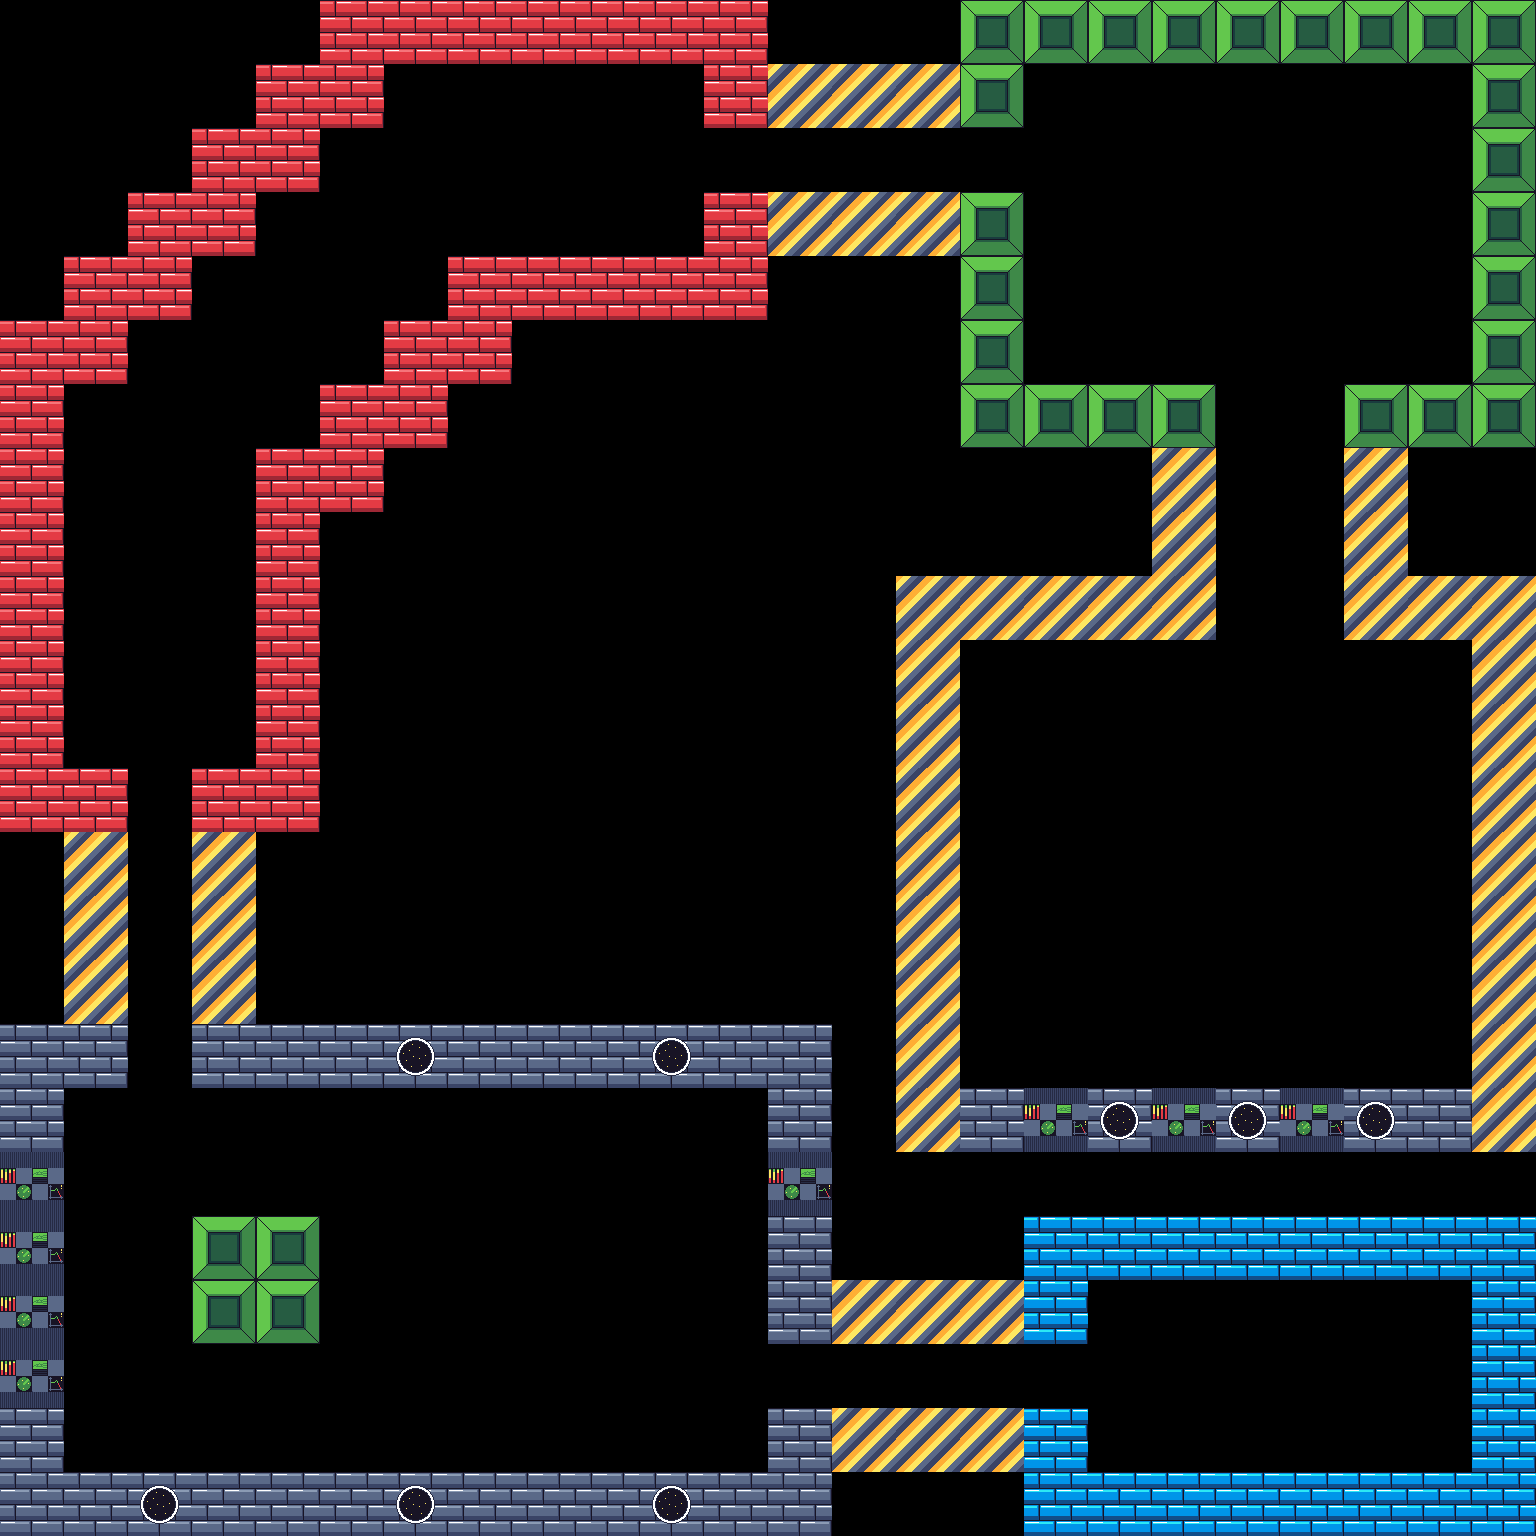

Tiled map render using the project's own tile images. Description and the whole map definition, tile-layer contents included, below:
An orthogonal 24x24 tile map with 64x64 px tiles, 1 tile layer (Tile Layer 1) and 13 objects (7x enemy, 2x ammo, 2x health, player, boss).

<map version="1.4" tiledversion="1.4.3" orientation="orthogonal" renderorder="right-down" width="24" height="24" tilewidth="64" tileheight="64" infinite="0" nextlayerid="3" nextobjectid="19">
 <tileset firstgid="1" name="walls" tilewidth="64" tileheight="64" tilecount="7" columns="7">
  <image source="../sprites/walls.png" width="448" height="64" />
 </tileset>
 <layer id="1" name="Tile Layer 1" width="24" height="24">
  <data encoding="csv">
0,0,0,0,0,3,3,3,3,3,3,3,0,0,0,5,5,5,5,5,5,5,5,5,
0,0,0,0,3,3,0,0,0,0,0,3,2,2,2,5,0,0,0,0,0,0,0,5,
0,0,0,3,3,0,0,0,0,0,0,0,0,0,0,0,0,0,0,0,0,0,0,5,
0,0,3,3,0,0,0,0,0,0,0,3,2,2,2,5,0,0,0,0,0,0,0,5,
0,3,3,0,0,0,0,3,3,3,3,3,0,0,0,5,0,0,0,0,0,0,0,5,
3,3,0,0,0,0,3,3,0,0,0,0,0,0,0,5,0,0,0,0,0,0,0,5,
3,0,0,0,0,3,3,0,0,0,0,0,0,0,0,5,5,5,5,0,0,5,5,5,
3,0,0,0,3,3,0,0,0,0,0,0,0,0,0,0,0,0,2,0,0,2,0,0,
3,0,0,0,3,0,0,0,0,0,0,0,0,0,0,0,0,0,2,0,0,2,0,0,
3,0,0,0,3,0,0,0,0,0,0,0,0,0,2,2,2,2,2,0,0,2,2,2,
3,0,0,0,3,0,0,0,0,0,0,0,0,0,2,0,0,0,0,0,0,0,0,2,
3,0,0,0,3,0,0,0,0,0,0,0,0,0,2,0,0,0,0,0,0,0,0,2,
3,3,0,3,3,0,0,0,0,0,0,0,0,0,2,0,0,0,0,0,0,0,0,2,
0,2,0,2,0,0,0,0,0,0,0,0,0,0,2,0,0,0,0,0,0,0,0,2,
0,2,0,2,0,0,0,0,0,0,0,0,0,0,2,0,0,0,0,0,0,0,0,2,
0,2,0,2,0,0,0,0,0,0,0,0,0,0,2,0,0,0,0,0,0,0,0,2,
1,1,0,1,1,1,7,1,1,1,7,1,1,0,2,0,0,0,0,0,0,0,0,2,
1,0,0,0,0,0,0,0,0,0,0,0,1,0,2,1,6,7,6,7,6,7,1,2,
6,0,0,0,0,0,0,0,0,0,0,0,6,0,0,0,0,0,0,0,0,0,0,0,
6,0,0,5,5,0,0,0,0,0,0,0,1,0,0,0,4,4,4,4,4,4,4,4,
6,0,0,5,5,0,0,0,0,0,0,0,1,2,2,2,4,0,0,0,0,0,0,4,
6,0,0,0,0,0,0,0,0,0,0,0,0,0,0,0,0,0,0,0,0,0,0,4,
1,0,0,0,0,0,0,0,0,0,0,0,1,2,2,2,4,0,0,0,0,0,0,4,
1,1,7,1,1,1,7,1,1,1,7,1,1,0,0,0,4,4,4,4,4,4,4,4
</data>
 </layer>
 <objectgroup id="2" name="Object Layer 1">
  <object id="1" name="player" x="1408" y="1408">
   <point />
  </object>
  <object id="2" name="ammo" x="1216" y="1408">
   <point />
  </object>
  <object id="3" name="health" x="1216" y="1344">
   <point />
  </object>
  <object id="4" name="enemy" x="448" y="1152">
   <point />
  </object>
  <object id="5" name="enemy" x="448" y="1408">
   <point />
  </object>
  <object id="6" name="enemy" x="128" y="1408">
   <point />
  </object>
  <object id="7" name="enemy" x="128" y="1152">
   <point />
  </object>
  <object id="8" name="enemy" x="192" y="384">
   <point />
  </object>
  <object id="9" name="enemy" x="448" y="128">
   <point />
  </object>
  <object id="10" name="boss" x="1408" y="1024">
   <point />
  </object>
  <object id="11" name="enemy" x="320" y="256">
   <point />
  </object>
  <object id="17" name="ammo" x="1280" y="256">
   <point />
  </object>
  <object id="18" name="health" x="1152" y="192">
   <point />
  </object>
 </objectgroup>
</map>